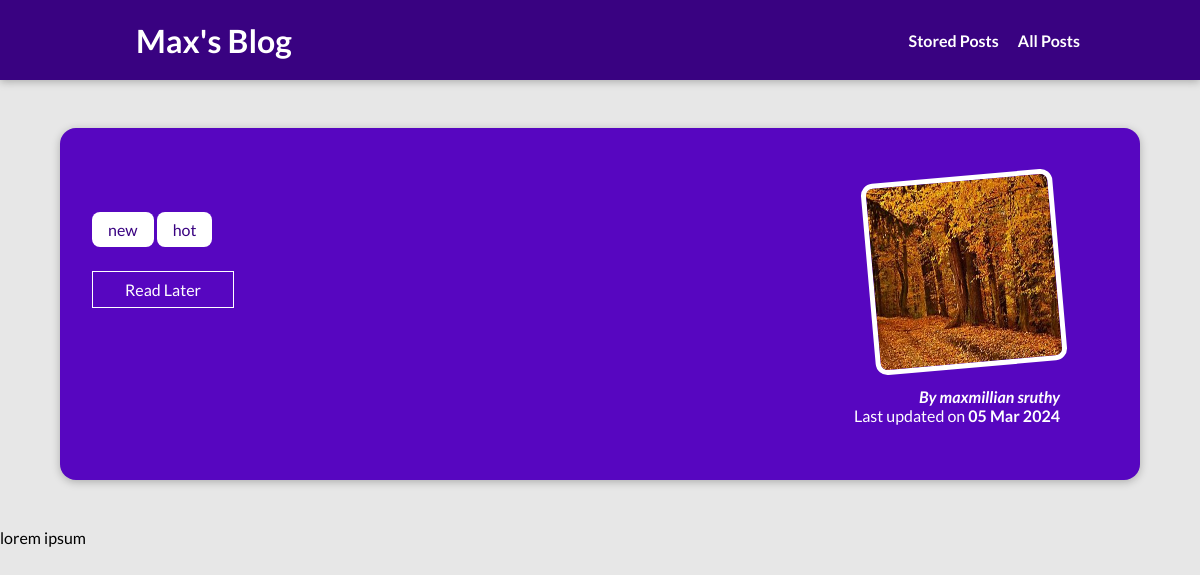
The page /posts/nature-at-its-best on the database its author committed.
### blog/models.py (models this page shows, shortened)
class Tag(models.Model):
    caption = models.CharField(max_length=20)

class Post(models.Model):
    title = models.CharField(max_length=150)
    excerpt = models.CharField(max_length=200)
    image = models.ImageField(upload_to="posts", null=True)
    date = models.DateField(auto_now=True)
    slug = models.SlugField(unique=True, db_index=True)
    content = models.TextField(validators=[MinLengthValidator(10)])
    author = models.ForeignKey(Author, on_delete=models.SET_NULL, null=True, related_name="posts" )
    tags = models.ManyToManyField(Tag)

class Author(models.Model):
    first_name = models.CharField(max_length=100)
    last_name = models.CharField(max_length=100)
    email_address = models.EmailField()
    def full_name(self):
        return f"{self.first_name} {self.last_name}"
    def __str__(self):
        return self.full_name()

### blog/views.py (the view, shortened to what this page needs)
# urls.py: path("posts/<slug:slug>", views.SinglePostView.as_view(),
class SinglePostView(View):
    def is_stored_post(self, request, post_id):
        stored_posts = request.session.get("stored_posts")
        if stored_posts is not None:
            is_saved_for_later = post_id in stored_posts
        else:
            is_saved_for_later = False
        return is_saved_for_later
    def get(self, request, slug):
        post = Post.objects.get(slug=slug)
        context = {
            "post": post,
            "post_tags": post.tags.all(),
            "comment_form": CommentForm(),
            "comments": post.comments.all().order_by("-id"),
            "saved_for_later": self.is_stored_post(request, post.id)
        }
        return render(request, "blog/post-detail.html", context)

### blog/templates/blog/post-detail.html (shortened to what this page needs)
{% extends "base.html" %}
{% load static %}
{% block css_files %}
    <link rel="stylesheet" href="{% static "blog/post-detail.css" %}" />
{% endblock %}
{% block content %}
<section id="summary">
    <div>
        {% for tag in post_tags %}
            <span class="tag">{{ tag.caption }}</span>
        {% endfor %}
    </div>
    <div id="read-later">
        <form action="{% url "read-later" %}" method="POST">
            <button>
                {% if saved_for_later %}
                    Remove from "Read Later" List
                {% else%}
                    Read Later
                {% endif %}
            </button>
        </form>
        </div>
    <article>
        <img src="{{ post.image.url }}" alt="{{ Post.title }}" />
        <address>By <a href="mailto:{{ post.author.email_address }}">{{ post.author }}</a></address>
        <div>
            Last updated on <time>{{ post.date|date:"d M Y" }}</time></div>
    </article>
</section>
<main>
        {{ post.content|linebreaks }}
</main>
{% endblock %}

### static/app.css (style rules this page uses)
* { box-sizing: border-box; }
html { font-family: "Lato", sans-serif; }
body { margin: 0; }

### blog/static/blog/post-detail.css (style rules this page uses)
body { background-color: #e7e7e7; }
#summary { margin: 8rem auto 3rem auto; padding: 2rem; width: 90%; max-width: 90rem; border-radius: 16px; background-color: #5706c0; position: relative; box-shadow: 0 2px 8px rgba(0, 0, 0, 0.25); height: 22rem; }
#summary article { position: absolute; top: 2rem; right: 3rem; padding: 1rem 2rem; border-radius: 12px; text-align: right; color: white; }
#summary article img { width: 12rem; height: 12rem; border-radius: 12px; transform: rotateZ(-5deg); border: 5px solid white; margin-bottom: 1rem; }
#summary address { font-weight: bold; }
#summary a { color: white; text-decoration: none; }
#summary time { font-weight: bold; }
#read-later { margin: 2rem 0; }
#read-later button { background-color: transparent; border: 1px solid white; padding: 0.5rem 2rem; font: inherit; color: white; }
.tag { background-color: white; color: #390281; padding: 0.5rem 1rem; border-radius: 8px; }

### rows shown on the page
Tag: caption "new"
Tag: caption "hot"
Post: image (picture), author "maxmillian sruthy", date "05 Mar 2024", content "lorem ipsum"
